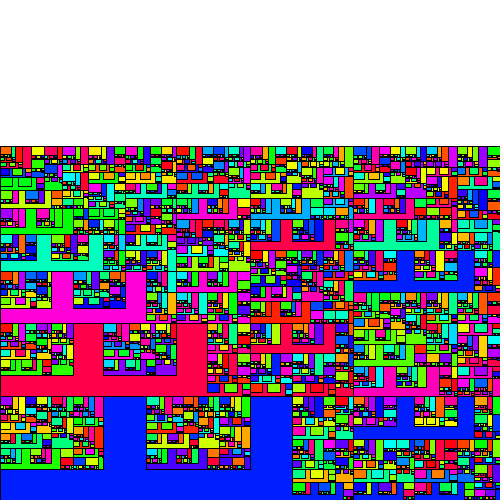
Frame 1 (no input)
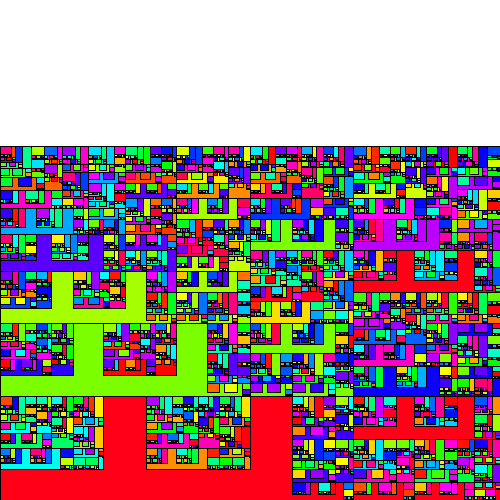
Frame 60 (the mouse pressed at the canvas centre just before this capture)
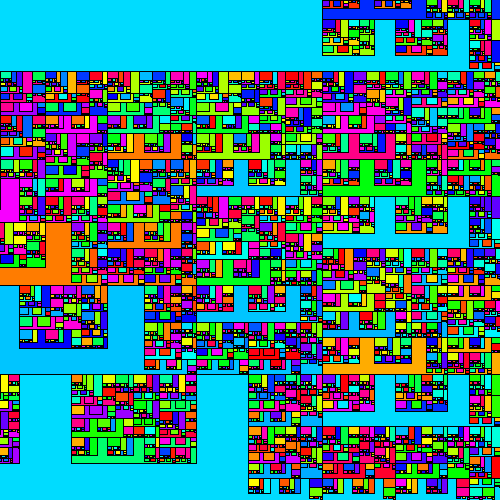
Frame 120 (the mouse held since frame 60 and released just before this capture)

The Processing sketch that drew these frames (run headless with seeded random() and noise(); from frame 60 on, the mouse is pressed at the canvas centre):

// Processing sketch: DivRectZoom
// ── DivRectZoom.pde

  int numA = 7;
  int numB = 8;
  float thr = 10;
  float ratio = sqrt(2);
  
  void setup() {
    size(500, 500);
    colorMode(HSB, 1);
  }
  
  void draw() {
    background(0, 0, 1);
    float scalar = pow(50, mouseX * 1.0 / width) * width;
    // マウスのカーソルの X 座標によって長方形を 1~50 倍まで拡大する
    divRect(width - scalar, height - scalar / ratio, scalar);
  }
  
  void divSquare(float xPos, float yPos, float wd) {
    int itr = 0;
    float xEndPos = wd + xPos;
    float yEndPos = wd + yPos;
    
    while(wd > 0.1) {
      itr++;
      if(itr % 2 == 1) {
        while(xPos + wd * ratio < xEndPos + 0.1) {
          fill(color(random(1), 1, 1));
          divRect(xPos, yPos, wd);
          xPos += wd * ratio;
        }
        wd = xEndPos - xPos;
      } else {
        while(yPos + wd / ratio < yEndPos + 0.1) {
          fill(color(random(1), 1, 1));
          divRect(xPos, yPos, wd);
          yPos += wd / ratio;
        }
        wd = yEndPos - yPos;
      }
    }
  }
  
  void divRect(float xPos, float yPos, float wd) {
    int itr = 0;
    float xEndPos = xPos + wd;
    float yEndPos = yPos + wd / ratio;
    fill(color(random(1), 1, 1));
    rect(xPos, yPos, wd, wd / ratio);
      while(wd > thr) {
      itr++;
      if(itr % 2 == 0) {
        while(xPos + wd < xEndPos + 0.1) {
          divSquare(xPos, yPos, wd);
          xPos += wd;
        }
        wd = xEndPos - xPos;
      } else {
        while(yPos + wd < yEndPos + 0.1) {
          divSquare(xPos, yPos, wd);
          yPos += wd;
        }
        wd = yEndPos - yPos;
      }
    }
  }
  
  void mouseClicked() {
    numA = int(random(1, 20));
    numB = int(random(1, 20));
    while(numA == numB) {
      numB = int(random(1, 20));
    }
    thr = int(random(10, 300));
    println("numA =", numA, "numB =", numB, "thr =", thr);
    ratio = (float)numA / numB;
    background(0, 0, 1);
    divSquare(0, 0, width);
  }
